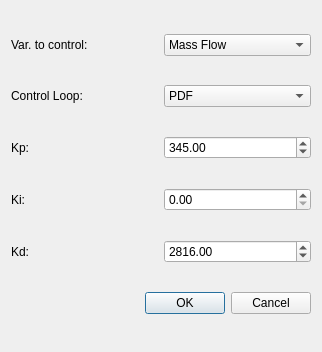
<?xml version="1.0" encoding="UTF-8"?>
<ui version="4.0">
 <class>Dialog</class>
 <widget class="QDialog" name="Dialog">
  <property name="geometry">
   <rect>
    <x>0</x>
    <y>0</y>
    <width>322</width>
    <height>352</height>
   </rect>
  </property>
  <property name="windowTitle">
   <string>Dialog</string>
  </property>
  <layout class="QGridLayout" name="gridLayout">
   <item row="0" column="0">
    <widget class="QLabel" name="label_4">
     <property name="text">
      <string>Var. to control:</string>
     </property>
    </widget>
   </item>
   <item row="0" column="1">
    <widget class="QComboBox" name="var_comboBox">
     <item>
      <property name="text">
       <string>Mass Flow</string>
      </property>
     </item>
     <item>
      <property name="text">
       <string>Volumetric Flow</string>
      </property>
     </item>
     <item>
      <property name="text">
       <string>Pressure</string>
      </property>
     </item>
    </widget>
   </item>
   <item row="1" column="0">
    <widget class="QLabel" name="label_5">
     <property name="text">
      <string>Control Loop:</string>
     </property>
    </widget>
   </item>
   <item row="1" column="1">
    <widget class="QComboBox" name="loop_comboBox">
     <item>
      <property name="text">
       <string>PDF</string>
      </property>
     </item>
     <item>
      <property name="text">
       <string>PD2I</string>
      </property>
     </item>
    </widget>
   </item>
   <item row="2" column="0">
    <widget class="QLabel" name="label">
     <property name="text">
      <string>Kp:</string>
     </property>
    </widget>
   </item>
   <item row="2" column="1">
    <widget class="QDoubleSpinBox" name="kp_spinbox">
     <property name="maximum">
      <double>9999.000000000000000</double>
     </property>
     <property name="value">
      <double>345.000000000000000</double>
     </property>
    </widget>
   </item>
   <item row="3" column="0">
    <widget class="QLabel" name="label_2">
     <property name="text">
      <string>Ki:</string>
     </property>
    </widget>
   </item>
   <item row="3" column="1">
    <widget class="QDoubleSpinBox" name="ki_spinbox">
     <property name="maximum">
      <double>9999.000000000000000</double>
     </property>
    </widget>
   </item>
   <item row="4" column="0">
    <widget class="QLabel" name="label_3">
     <property name="text">
      <string>Kd:</string>
     </property>
    </widget>
   </item>
   <item row="4" column="1">
    <widget class="QDoubleSpinBox" name="kd_spinbox">
     <property name="maximum">
      <double>9999.000000000000000</double>
     </property>
     <property name="value">
      <double>2816.000000000000000</double>
     </property>
    </widget>
   </item>
   <item row="5" column="0" colspan="2">
    <widget class="QDialogButtonBox" name="buttonBox">
     <property name="orientation">
      <enum>Qt::Horizontal</enum>
     </property>
     <property name="standardButtons">
      <set>QDialogButtonBox::Cancel|QDialogButtonBox::Ok</set>
     </property>
    </widget>
   </item>
  </layout>
 </widget>
 <resources/>
 <connections>
  <connection>
   <sender>buttonBox</sender>
   <signal>accepted()</signal>
   <receiver>Dialog</receiver>
   <slot>accept()</slot>
   <hints>
    <hint type="sourcelabel">
     <x>248</x>
     <y>254</y>
    </hint>
    <hint type="destinationlabel">
     <x>157</x>
     <y>274</y>
    </hint>
   </hints>
  </connection>
  <connection>
   <sender>buttonBox</sender>
   <signal>rejected()</signal>
   <receiver>Dialog</receiver>
   <slot>reject()</slot>
   <hints>
    <hint type="sourcelabel">
     <x>316</x>
     <y>260</y>
    </hint>
    <hint type="destinationlabel">
     <x>286</x>
     <y>274</y>
    </hint>
   </hints>
  </connection>
 </connections>
</ui>
